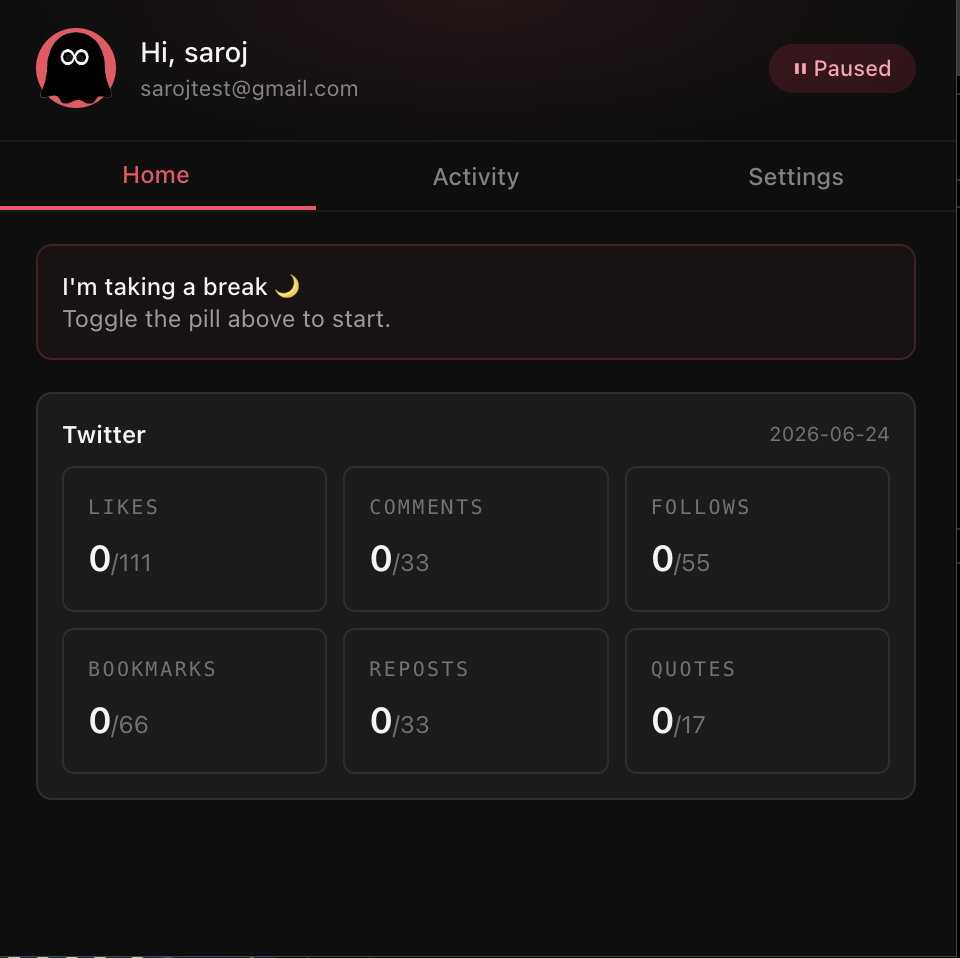
#> input picture assets/raw-captures/home.png, 960 x 958 px
$ python make-store-screenshot.py --src raw-captures/home.png --out out.png --headline raw-captures/settings-account.png
#> lines starting #> are read from the running program, lines starting #| are printed output that depends on the picture
#!/usr/bin/env python3
"""
Build a Chrome Web Store listing screenshot from a capture of the Ghostly247 UI.

The store wants 1280x800 (or 640x400), JPEG or 24-bit PNG, and **no alpha** — an
RGBA file is rejected at upload, which is the single easiest mistake to make when
exporting from a screenshot tool.

A side-panel capture is portrait (~868x1506), so it can never fill a landscape
frame on its own. Padding it with dead space looks like an accident; instead the
capture sits full-height on one side and a text column carries the message, which
is the standard store treatment and makes the remaining space deliberate.

Colours are the panel's own blues so the artwork and its ground read as one
surface. Nothing here invents a claim: pass copy that is true of the screen.

Usage
-----
  python3 assets/make-store-screenshot.py \
      --src ~/captures/home.png \
      --out assets/store/screenshot-2-home.png \
      --headline "See what it did|while you slept" \
      --sub "Every like, reply and follow, with the post it acted on." \
      --bullet "Live daily counters" \
      --bullet "Full activity log" \
      --bullet "It tells you why it is idle"

`--headline` splits on "|" so line breaks stay deliberate rather than greedy —
a one-word orphan on the second line is the first thing the eye catches.
Use `--side left` to put the capture on the left instead.
"""
from __future__ import annotations

import argparse
import sys

from PIL import Image, ImageDraw, ImageFilter, ImageFont

W, H = 1280, 800
ICON = 'apps/extension/public/icons/icon-512.png'
FONT = '/System/Library/Fonts/SFNS.ttf'

BG_A = (240, 247, 255)
BG_B = (198, 221, 250)
INK = (14, 30, 54)
MUTED = (72, 97, 130)
ACCENT = (56, 132, 240)

PANEL_H = 704
MARGIN = 88
DARK_THRESHOLD = 90


def sf(size: int, weight: str = 'Regular') -> ImageFont.FreeTypeFont:
    f = ImageFont.truetype(FONT, size)
    f.set_variation_by_name(weight)
    return f


def gradient(size: tuple[int, int], a, b) -> Image.Image:
    """Soft diagonal wash — built small and scaled up so it stays band-free."""
#> called with size = (1280, 800), a = (240, 247, 255), b = (198, 221, 250)
    s = 48
    g = Image.new('RGB', (s, s))
#> g: PIL image 48x48 RGB; every value is 0
    px = g.load()
    for y in range(s):
        for x in range(s):
            t = x / (s - 1) * 0.45 + y / (s - 1) * 0.55
            px[x, y] = tuple(round(a[i] + (b[i] - a[i]) * t) for i in range(3))
    return g.resize(size, Image.LANCZOS)
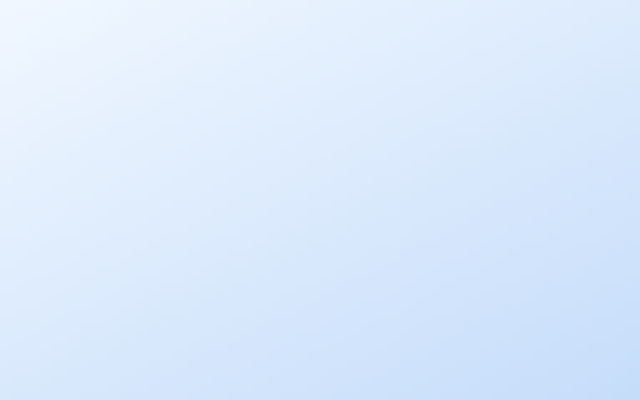
#> returned value: PIL image 1280x800 RGB (shown at 1/2 size); mean R, G, B 219, 234, 252.5


def rounded_mask(size: tuple[int, int], radius: int) -> Image.Image:
    m = Image.new('L', size, 0)
    ImageDraw.Draw(m).rounded_rectangle([0, 0, size[0] - 1, size[1] - 1], radius, fill=255)
    return m


def trim_window_chrome(im: Image.Image) -> Image.Image:
    """
    Drop the dark window border a screen capture usually carries, by finding the
    first row/column from each edge that is not mostly dark. A capture with no
    such border is returned untouched.
    """
    rgb = im.convert('RGB')
    w, h = rgb.size
    px = rgb.load()

    def row_dark(y): return sum(1 for x in range(w) if sum(px[x, y]) / 3 < DARK_THRESHOLD) / w
    def col_dark(x): return sum(1 for y in range(h) if sum(px[x, y]) / 3 < DARK_THRESHOLD) / h

    try:
        top = next(y for y in range(h) if row_dark(y) < 0.5)
        bottom = next(y for y in range(h - 1, -1, -1) if row_dark(y) < 0.5)
        left = next(x for x in range(w) if col_dark(x) < 0.5)
        right = next(x for x in range(w - 1, -1, -1) if col_dark(x) < 0.5)
    except StopIteration:
        return rgb
    return rgb.crop((left, top, right + 1, bottom + 1))


def wrap(draw, text: str, font, max_w: int) -> list[str]:
    words, lines, cur = text.split(), [], ''
    for word in words:
        trial = f'{cur} {word}'.strip()
        if draw.textlength(trial, font=font) <= max_w:
            cur = trial
        else:
            if cur:
                lines.append(cur)
            cur = word
    if cur:
        lines.append(cur)
    return lines


def tracked(draw, xy, text: str, font, fill, tracking: float) -> None:
    """Letter-spaced text — PIL has no tracking, so step glyph by glyph."""
    x, y = xy
    for ch in text:
        draw.text((x, y), ch, font=font, fill=fill)
        x += draw.textlength(ch, font=font) + tracking


def build(args: argparse.Namespace) -> Image.Image:
    canvas = gradient((W, H), BG_A, BG_B).convert('RGBA')

    panel = trim_window_chrome(Image.open(args.src))
    pw = round(PANEL_H * panel.width / panel.height)
#> pw = 705
    if pw > W // 2:
#> (the run stopped early here; a loop or call above may not have finished)
